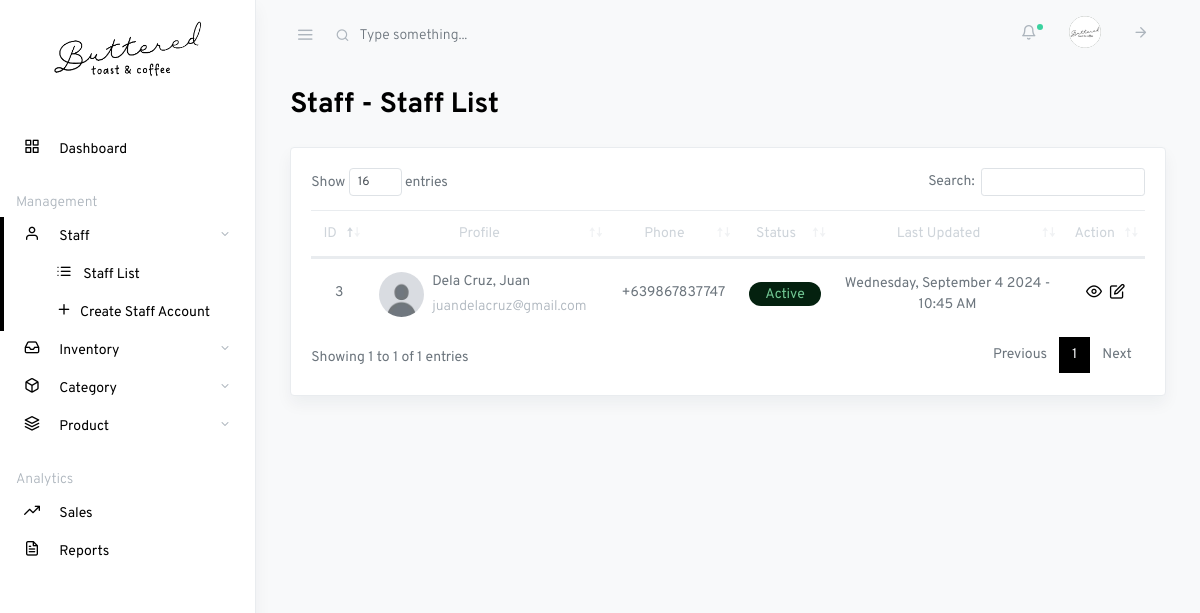
The page /owner-staff-list.php (signed in) on the database as committed earlier.
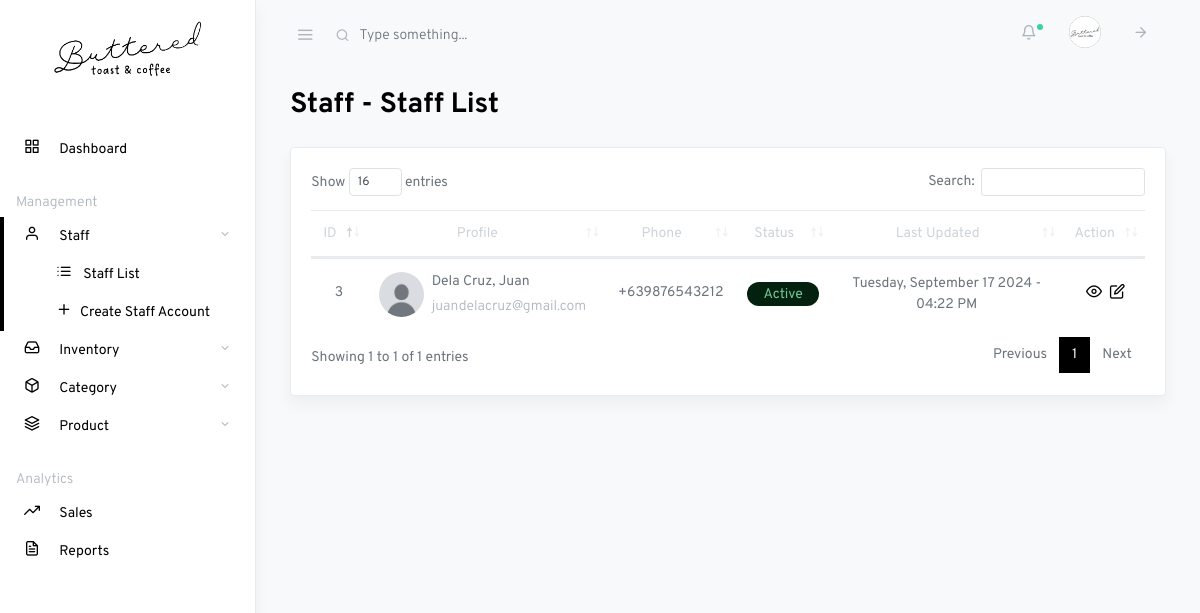
The same page on the database as committed later.
### tables this page shows
CREATE TABLE `staff` (
  `staff_id` int(11) NOT NULL,
  `status` int(1) NOT NULL,
  `username` varchar(50) NOT NULL,
  `password` varchar(255) NOT NULL,
  `email` text NOT NULL,
  `firstname` text NOT NULL,
  `lastname` text NOT NULL,
  `contact_number` text NOT NULL,
  `photo` text NOT NULL,
  `last_updated` timestamp(6) NOT NULL DEFAULT current_timestamp(6) ON UPDATE current_timestamp(6)
);

### owner-staff-list.php (the view, shortened to what the changed rows need)
<!DOCTYPE html>
<html lang="en">
<head>
    <?php include 'partials/header.php'; ?>
    <link rel="stylesheet" href="css/dataTables.bootstrap4.css">
</head>
<body class="vertical  light">
    <div class="wrapper">
        <?php include 'partials/owner-navbar.php'; ?>
        <main role="main" class="main-content">
            <div class="container-fluid">
                <div class="row justify-content-center">
                    <div class="col-12">
                        <h2 class="page-title">Staff - Staff List</h2>
                        <div class="row my-4">
                            <div class="col-md-12">
                                <div class="card shadow">
                                    <div class="card-body">
                                        <table class="table datatables" id="dataTable-1">
                                            <thead>
                                                <tr class="text-center">
                                                    <th>ID</th>
                                                    <th>Profile</th>
                                                    <th>Phone</th>
                                                    <th>Status</th>
                                                    <th>Last Updated</th>
                                                    <th>Action</th>
                                                </tr>
                                            </thead>
                                            <tbody>
                                                <?php
                                                $sql1 = "SELECT * FROM staff";
                                                $r = mysqli_query($link, $sql1);
                                                if ($r->num_rows > 0) {
                                                    while ($row1 = mysqli_fetch_assoc($r)) {
                                                        ?>
                                                        <tr class="text-center">
                                                            <td>
                                                                <p class="fw-normal mb-1">
                                                                    <?php echo $row1['staff_id']; ?>
                                                                </p>
                                                            </td>
                                                            <td>
                                                                <div class="d-flex align-items-center">
                                                                    <img src="storage/profile/<?php if ($row1["photo"] != "") {
                                                                        echo $row1["photo"];
                                                                    } else {
                                                                        echo 'default_image.png';
                                                                    } ?>" alt="" style="width: 45px; height: 45px"
                                                                        class="rounded-circle" />
                                                                    <div class="ms-3 text-left mx-2">
                                                                        <p class="fw-bold mb-1">
                                                                            <?php echo $row1['lastname']; ?>,
                                                                            <?php echo $row1['firstname']; ?>
                                                                        </p>
                                                                        <p class="text-muted mb-0"><?php echo $row1['email']; ?>
                                                                        </p>
                                                                    </div>
                                                                </div>
                                                            </td>
                                                            <td>
                                                                <p class="fw-normal mb-1">
                                                                    <?php echo $row1['contact_number']; ?>
                                                                </p>
                                                            </td>
                                                            <td>
                                                                <?php if ($row1['status'] == 0) {
                                                                    echo '<span class="badge badge-success rounded-pill d-inline px-3">Active</span>';
                                                                } elseif ($row1['status'] == 1) {
                                                                    echo '<span class="badge badge-danger rounded-pill d-inline px-3">Inactive</span>';
                                                                } ?>
                                                            </td>
                                                            <td>
                                                                <?php $formattedDate = date("l, F j Y - h:i A", strtotime($row1["last_updated"]));
                                                                echo $formattedDate; ?>
                                                            </td>
                                                            <td>
                                                                <div class="d-inline">
                                                                    <a class="ml-1 action-icon" href="#" data-toggle="modal"
                                                                        type="button"
                                                                        data-target="#view-staff-<?php echo $row1['staff_id'] ?>">
                                                                        <i class="fe fe-eye fe-16"></i>
                                                                    </a>
                                                                    <a class="ml-1 action-icon" href="#" data-toggle="modal"
                                                                        type="button"
                                                                        data-target="#edit-staff-<?php echo $row1['staff_id'] ?>">
                                                                        <i class="fe fe-edit fe-16"></i>
                                                                    </a>
                                                                </div>
                                                            </td>
                                                        </tr>
                                                        <?php
                                                    }
                                                }
                                                ?>
                                            </tbody>
                                        </table>
                                    </div>
                                </div>
                            </div>
                        </div>
                    </div>
                </div>
            </div>
        </main>
    </div>
</body>
</html>

Rows that differ between the two databases and show on the page:
changed staff "Dela Cruz": contact_number "+639867837747" → "+639876543212"; last_updated "Wednesday, September 4 2024 - 10:45 AM" → "Tuesday, September 17 2024 - 04:22 PM"
